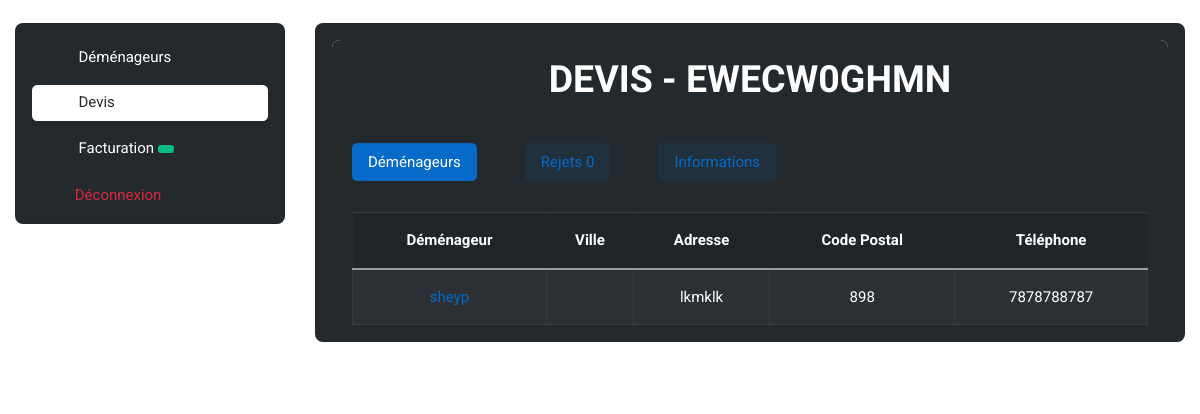
Before: /administration/devis_detail/174 (signed in) with the older database file.
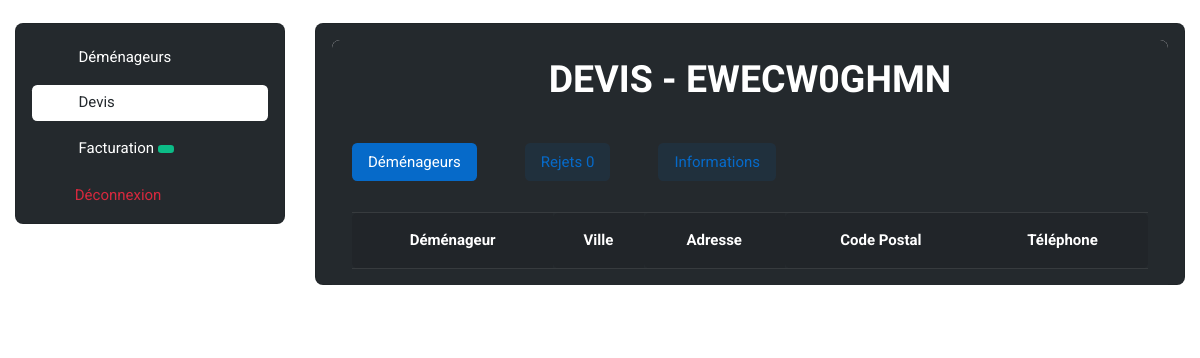
After: the same page with the newer database file.
### base_app/models.py (models this page shows, shortened)
class Mover_Quote_Request(models.Model):
    created = models.DateTimeField(auto_now_add=True)
    quote_request = models.ForeignKey(Quote_Request, on_delete=models.CASCADE)
    treated = models.BooleanField(default=False)
    rejected = models.BooleanField(default=False)
    paid = models.CharField(max_length=20, default='Non payé') #can be 'Non payé' or 'Payé' or 'Vérification en cours...'
    mover = models.ForeignKey(Mover, on_delete=models.CASCADE)

class Mover(models.Model):
    ref = models.CharField(max_length=30, default="")
    company_name = models.CharField(max_length=300)
    company_phone_number = models.CharField(max_length=50)
    Adresse = models.CharField(max_length=300, default="")
    employee_number = models.IntegerField(default=0)
    number_max_quote_request = models.IntegerField(default=0)
    website = models.CharField(max_length=300, default="")
    TVA_number = models.CharField(max_length=30, default="")
    Postal_Code = models.IntegerField(default=0)
    company_statut = models.CharField(max_length=300, default="")
    company_description = models.TextField(default="")
    logo = models.ImageField(upload_to='user/images/profil_image/', blank=True, default="")
    pause = models.BooleanField(default=False)
    activated = models.BooleanField(default=False)
    created = models.DateTimeField(auto_now_add=True)
    user = models.ForeignKey(User, on_delete=models.CASCADE, default="")
    country = models.ForeignKey(Country, on_delete=models.CASCADE, default="")
    region = models.ForeignKey(Region, on_delete=models.CASCADE, default="")
    moving_type1 = models.ForeignKey(Moving_Type1, on_delete=models.CASCADE, default="")

### administration/views.py (the view)
# urls.py: path('devis_detail/<int:quote_request_pk>', views.devis_detail, name='devis_detail'),
@login_required
def devis_detail(request, quote_request_pk):
    devis = get_object_or_404(Quote_Request, pk=quote_request_pk)
    countries = Country.objects.all()
    moving_type1 = Moving_Type1.objects.all()
    moving_type2 = Moving_Type2.objects.all()
    movers = Mover.objects.all()
    users = User.objects.all()
    mover_quote_requests = Mover_Quote_Request.objects.filter(quote_request_id=quote_request_pk)
    mover_quote_requests_number = Mover_Quote_Request.objects.filter(quote_request_id=quote_request_pk).count()
    number_quote_requests_rejected = Quote_Request_Rejected.objects.filter(mover_quote_request__rejected=True,
                                                                           mover_quote_request__quote_request__id=
                                                                           quote_request_pk).count()
    quote_requests_rejected = Quote_Request_Rejected.objects.filter(mover_quote_request__rejected=True,
                                                                    mover_quote_request__quote_request__id=
                                                                    quote_request_pk)
    regions = Region.objects.all()
    if request.method == 'GET':
        return render(request, 'administration/devis/devis_detail.html', {'devis': devis, 'countries': countries,
                                                                          'moving_type1': moving_type1, 'moving_type2'
                                                                          : moving_type2, 'movers': movers, 'users':
                                                                              users, 'mover_quote_requests_number':
                                                                              mover_quote_requests_number,
                                                                          'mover_quote_requests': mover_quote_requests
            , 'number_quote_requests_rejected':
                                                                              number_quote_requests_rejected,
                                                                          'quote_requests_rejected':
                                                                              quote_requests_rejected, 'regions':
                                                                              regions})

### administration/templates/administration/devis/devis_detail.html (shortened to what the changed rows need)
{% extends 'administration/admin_base.html' %}
{% load static %}
{% block main %}
    <div class="card">
        <div class="card-header bg-dark" align="center">
            <h2 class="text-white">DEVIS - {{devis.ref}}</h2>
        </div>
        <div class="card-body bg-dark">
            <div class="tab-content mb-0" id="devis-pills-tabContent">
                <div class="tab-pane fade show active" id="devis-pills-tab1" role="tabpanel" aria-labelledby="devis-pills-tab-1">
                    <div class="row">
                        <div class="col-12">
                            <div class="row justify-content-between">
                                <div class="table-responsive-lg border-0">
                                    <table class="table table-striped table-dark table-bordered align-middle p-4 mb-0 text-white">
                                        <thead align="center">
                                            <tr>
                                                <th scope="col" class="border-0 rounded-start">Déménageur</th>
                                                <th scope="col" class="border-0 rounded-start">Ville</th>
                                                <th scope="col" class="border-0 rounded-start">Adresse</th>
                                                <th scope="col" class="border-0 rounded-start">Code Postal</th>
                                                <th scope="col" class="border-0 rounded-end">Téléphone</th>
                                            </tr>
                                        </thead>
                                        <tbody align="center">
                                            {% for mover_quote_request in mover_quote_requests %}
                                                <tr>
                                                    <td>
                                                        <a href="">
                                                            {{mover_quote_request.mover.company_name}}
                                                        </a>
                                                    </td>
                                                    <td>
                                                    </td>
                                                    <td>
                                                        {{mover_quote_request.mover.Adresse}}
                                                    </td>
                                                    <td>
                                                        {{mover_quote_request.mover.Postal_Code}}
                                                    </td>
                                                    <td>
                                                        {{mover_quote_request.mover.company_phone_number}}
                                                    </td>
                                                </tr>
                                            {% endfor %}
                                        </tbody>
                                    </table>
                                </div>
                            </div>
                        </div>
                    </div>
                </div>
                                                            {% load i18n %}
                                    {% load i18n %}
                                            {% for quote_request_rejected in quote_requests_rejected %}
                                                        {% load i18n %}
                                            {% endfor %}
            </div>
        </div>
    </div>
{% endblock %}

Changed rows visible on the page:
removed Mover_Quote_Request: mover.company_name "sheyp", mover.Adresse "lkmklk", mover.Postal_Code "898", mover.company_phone_number "7878788787"
